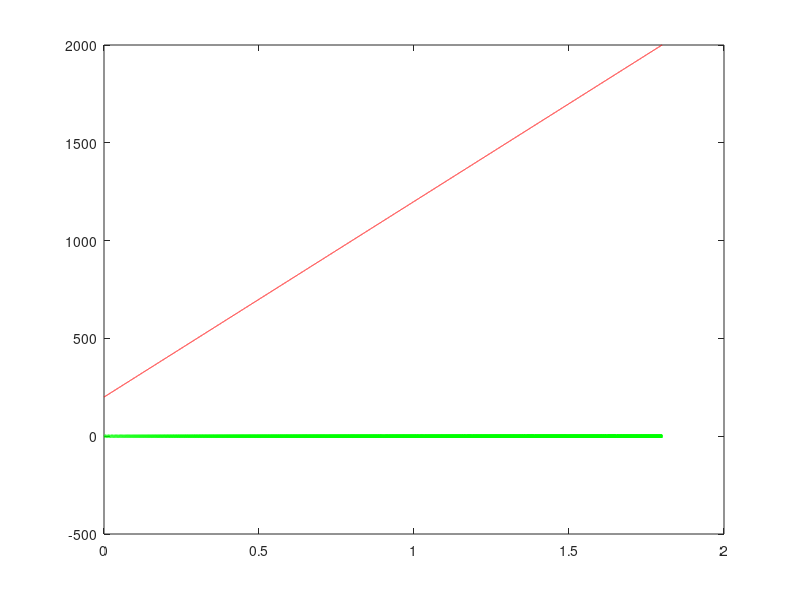

This figure's MATLAB source:
fsamp = 11025;
dt = 1/fsamp;
dur = 1.8;
tt = 0 : dt : dur;
psi = 2*pi*(100 + 200*tt + 500*tt.*tt);
xx = real( 7.7*exp(j*psi) );
%soundsc( xx, fsamp );

%a
total_duration=dur
number_ofsamples=length(tt)

%b
t_n=tt;
A=7.7

%c
f=200+1000*tt;
figure;
plot(tt,f, 'r', 'DisplayName','psi')
hold on
plot(tt,xx, 'g', 'DisplayName','f')
hold off
f_min = 200+1000*0
f_max = 200+1000*1.8